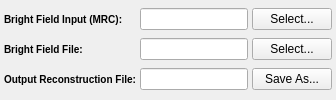
      <widget class="QWidget" name="tab_4">
       <attribute name="title">
        <string>Inputs</string>
       </attribute>
       <layout class="QGridLayout" name="gridLayout_7">
        <property name="leftMargin">
         <number>4</number>
        </property>
        <property name="topMargin">
         <number>4</number>
        </property>
        <property name="rightMargin">
         <number>4</number>
        </property>
        <property name="bottomMargin">
         <number>4</number>
        </property>
        <property name="spacing">
         <number>4</number>
        </property>
        <item row="0" column="0">
         <widget class="QLabel" name="label_6">
          <property name="toolTip">
           <string>Input aligned data </string>
          </property>
          <property name="styleSheet">
           <string notr="true">QLabel {
font-weight: bold;
font-size: 10px;
}</string>
          </property>
          <property name="text">
           <string>Bright Field Input (MRC):</string>
          </property>
         </widget>
        </item>
        <item row="0" column="1">
         <widget class="QFSDropLineEdit" name="inputMRCFilePath">
          <property name="toolTip">
           <string>Input aligned data </string>
          </property>
          <property name="text">
           <string/>
          </property>
         </widget>
        </item>
        <item row="0" column="2">
         <widget class="QPushButton" name="inputMRCFilePathBtn">
          <property name="sizePolicy">
           <sizepolicy hsizetype="Maximum" vsizetype="Fixed">
            <horstretch>0</horstretch>
            <verstretch>0</verstretch>
           </sizepolicy>
          </property>
          <property name="text">
           <string>Select...</string>
          </property>
         </widget>
        </item>
        <item row="1" column="0">
         <widget class="QLabel" name="label_37">
          <property name="toolTip">
           <string>Bright Field aligned data </string>
          </property>
          <property name="styleSheet">
           <string notr="true">QLabel {
font-weight: bold;
font-size: 10px;
}</string>
          </property>
          <property name="text">
           <string>Bright Field File:</string>
          </property>
         </widget>
        </item>
        <item row="1" column="1">
         <widget class="QFSDropLineEdit" name="inputBrightFieldFilePath">
          <property name="toolTip">
           <string>Bright Field aligned data </string>
          </property>
          <property name="text">
           <string/>
          </property>
         </widget>
        </item>
        <item row="1" column="2">
         <widget class="QPushButton" name="inputBrightFieldFilePathBtn">
          <property name="sizePolicy">
           <sizepolicy hsizetype="Maximum" vsizetype="Fixed">
            <horstretch>0</horstretch>
            <verstretch>0</verstretch>
           </sizepolicy>
          </property>
          <property name="text">
           <string>Select...</string>
          </property>
         </widget>
        </item>
        <item row="2" column="0">
         <widget class="QLabel" name="label_7">
          <property name="enabled">
           <bool>true</bool>
          </property>
          <property name="toolTip">
           <string>The output image to be written at the conclusion of the reconstruction</string>
          </property>
          <property name="styleSheet">
           <string notr="true">QLabel {
font-weight: bold;
font-size: 10px;
}</string>
          </property>
          <property name="text">
           <string>Output Reconstruction File:</string>
          </property>
         </widget>
        </item>
        <item row="2" column="1">
         <widget class="QFSDropLineEdit" name="reconstructedVolumeFileName">
          <property name="enabled">
           <bool>true</bool>
          </property>
          <property name="toolTip">
           <string>The output image to be written at the conclusion of the reconstruction</string>
          </property>
          <property name="text">
           <string/>
          </property>
         </widget>
        </item>
        <item row="2" column="2">
         <widget class="QPushButton" name="reconstructedVolumeFileNameBtn">
          <property name="sizePolicy">
           <sizepolicy hsizetype="Maximum" vsizetype="Fixed">
            <horstretch>0</horstretch>
            <verstretch>0</verstretch>
           </sizepolicy>
          </property>
          <property name="text">
           <string>Save As...</string>
          </property>
         </widget>
        </item>
       </layout>
      </widget>
